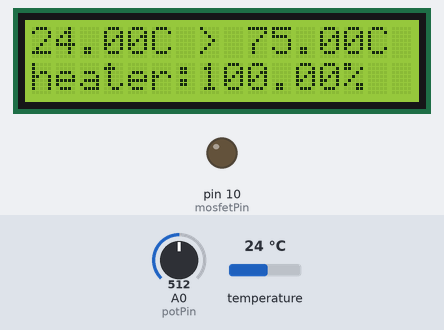
A sketch run on a simulated Arduino Uno, built with avr-gcc and run on an emulated ATmega328P. Shown: 16×2 character LCD, output pins drawn as LEDs (lit = HIGH). The inputs (shaded band) are chosen by the test bench; at power-on: A0 (potPin) = 512, temperature 24 °C. What the sketch prints to the serial monitor is not drawn.

Above: at 2.4 s.
2.5 s: A0 (potPin) set to 41
At 5.5 s:
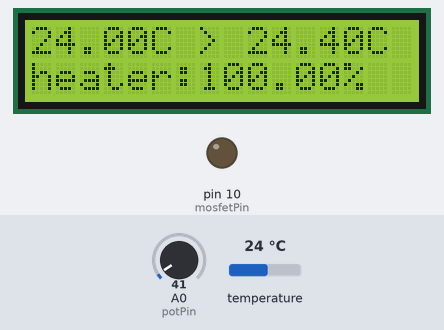
5.8 s: A0 (potPin) set to 34
At 8.6 s:
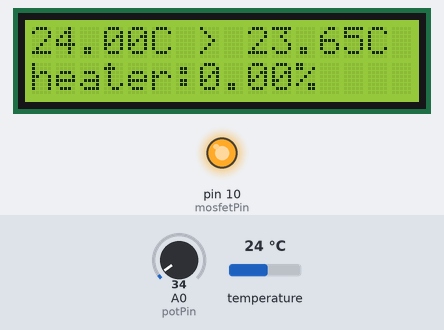
8.9 s: temperature set to 12 °C
At 10.3 s:
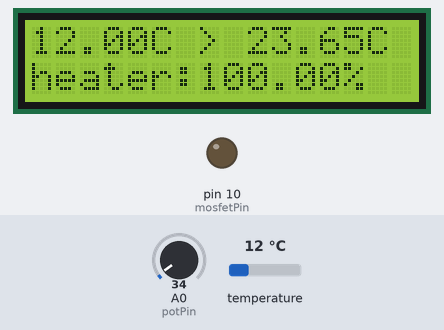
10.9 s: temperature set to 19 °C
At 11.9 s:
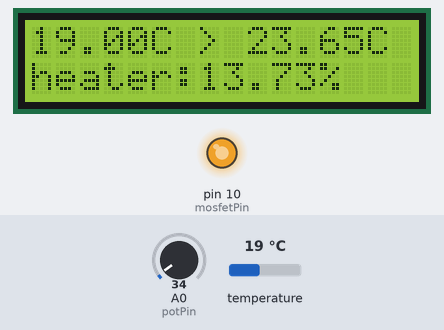
13.9 s: temperature set to 23 °C
At 16.4 s:
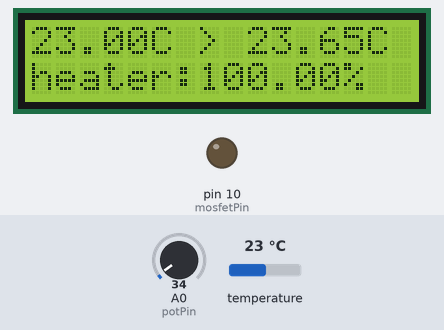
17.0 s: temperature set to 24.1 °C
At 18.0 s:
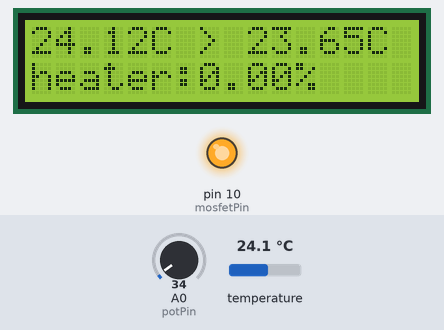
Timing chart, 0 to 20.0 s (numbered marks = the images above; inputs shaded):
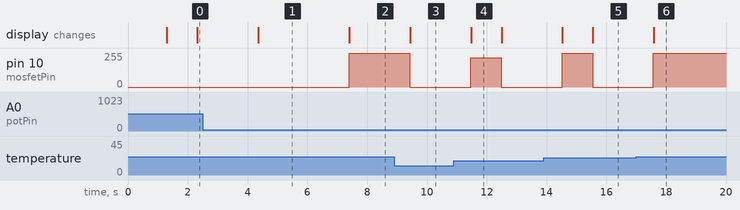

Measured:
- the behaviour switches between 38 and 37 on A0 (potPin) (found by bisection; images 1 and 2)
- the behaviour switches between 23.6 and 23.7 °C on temperature (found by bisection; images 5 and 6)
- after the input at 2.5 s, the display: changes after 1.9 s (image 1)
- after the input at 5.8 s, pin 10 (mosfetPin): 0/255 → 255/255 after 1.6 s; the display: changes after 1.6 s (image 2)
- after the input at 8.9 s, pin 10 (mosfetPin): 255/255 → 0/255 after 0.53 s; the display: changes after 0.54 s (image 3)
- after the input at 10.9 s, pin 10 (mosfetPin): 0/255 → 220/255 after 0.56 s, → 0/255 1.0 s later; the display: changes after 0.58 s (image 4)
- after the input at 13.9 s, pin 10 (mosfetPin): 0/255 → 255/255 after 0.62 s, → 0/255 1.0 s later; the display: first changes after 0.63 s (image 5 shows a later state)
- after the input at 17.0 s, pin 10 (mosfetPin): 0/255 → 255/255 after 0.57 s; the display: changes after 0.58 s (image 6)

The sketch:

heater.ino
```cpp
#include <PID_v1.h>
#include <LiquidCrystal.h>
#include <OneWire.h>


LiquidCrystal lcd(8, 7, 6, 5, 4, 3);
OneWire  ds(2);  // on pin 3

byte addr[8];
double printTimer,pidTimer;

const int potPin = A0;
const int mosfetPin = 10;

//Define pid Variables we'll be connecting to
double Setpoint, Input, Output;

//Specify the links and initial tuning parameters
PID myPID(&Input, &Output, &Setpoint,15,15,1, REVERSE);

void setup()
{
  Serial.begin(9600);
  Serial.println( "started" );

  // set up the LCD's number of columns and rows:
  lcd.begin(16, 2);
  // Print a message to the LCD.
  lcd.print("pid bed heater");

  delay(200);
  setupTherm();

  Input = getTemp();
  Setpoint = 30000;

  //turn the PID on
  myPID.SetMode(AUTOMATIC);
}

void loop()
{
  if(millis() - printTimer > 200)
  {
    printTimer = millis();
    //serial debug
    Serial.print( "temp: " );
    Serial.println( Input );
    Serial.print( "mosfet output:" );
    Serial.println( Output );
    Serial.print("target temp: ");
    Serial.println( Setpoint );

    //lcd prints
    lcd.clear();
    lcd.setCursor(0,0);
    lcd.print(Input/1000);
    lcd.print("C");
    lcd.print( " > ");
    lcd.print( Setpoint/1000);
    lcd.print("C");
    lcd.setCursor(0,1);
    lcd.print("heater:");
    lcd.print( (255 - Output ) / 255 * 100 );
    lcd.print( "%" );
  }

  if(millis() - pidTimer > 50)
  {
    pidTimer = millis();
    Setpoint = map( analogRead(potPin), 0, 1024, 20000,130000);
    Input = getTemp();
    myPID.Compute();
    analogWrite(mosfetPin,Output);
  }
}


void setupTherm(void)
{
  if (!ds.search(addr))
  {
    ds.reset_search();
    delay(250);
    return;
  }
}

double getTemp()
{
  int HighByte, LowByte, TReading, SignBit;
  double Tc_100;

  byte i, sensor;
  byte present = 0;
  byte data[12];


  if ( OneWire::crc8( addr, 7) != addr[7])
  {
    Serial.println("CRC is not valid");
    return 0;
  }

  else if ( addr[0] == 0x28) {
    //Serial.print("Device is a DS18B20 family device.\n");
  }

  ds.reset();
  ds.select(addr);
  ds.write(0x44,1);         // start conversion, with parasite power on at the end

  delay(1000);     // maybe 750ms is enough, maybe not
  // we might do a ds.depower() here, but the reset will take care of it.

  present = ds.reset();
  ds.select(addr);
  ds.write(0xBE);         // Read Scratchpad

  for ( i = 0; i < 9; i++)
  {           // we need 9 bytes
    data[i] = ds.read();
  }

  LowByte = data[0];
  HighByte = data[1];
  TReading = (HighByte << 8) + LowByte;
  SignBit = TReading & 0x8000;  // test most sig bit
  if (SignBit) // negative
  {
    TReading = (TReading ^ 0xffff) + 1; // 2's comp
  }

  Tc_100 = TReading;
  Tc_100 *= 62.5; //thanks nathan!

  return Tc_100;
}
```
